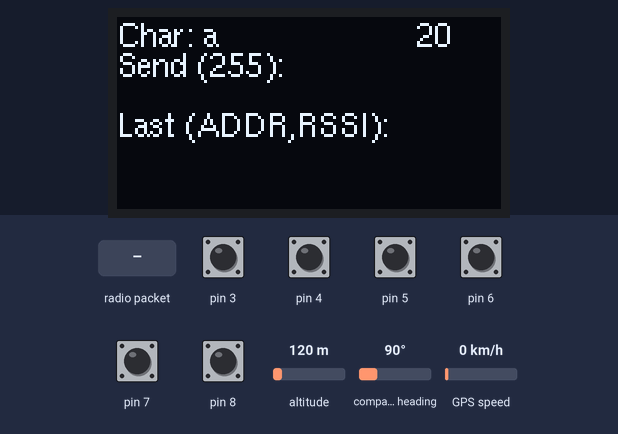
A sketch run on a simulated Arduino Uno, built with avr-gcc and run on an emulated ATmega328P. Parts: 128×64 one-colour display. The inputs (shaded band) are chosen by the test bench; at power-on: pin 3–8 HIGH, altitude 120 m, compass heading 90°, GPS speed 0 km/h. The GPS gets a fix after 3 s at 37.7749, -122.4194 with 8 satellites; no radio packets arrive unless stated; what the sketch prints to the serial monitor is not drawn.

Above: at 1.2 s.
1.3 s: radio packet "1" arrives
At 2.4 s:
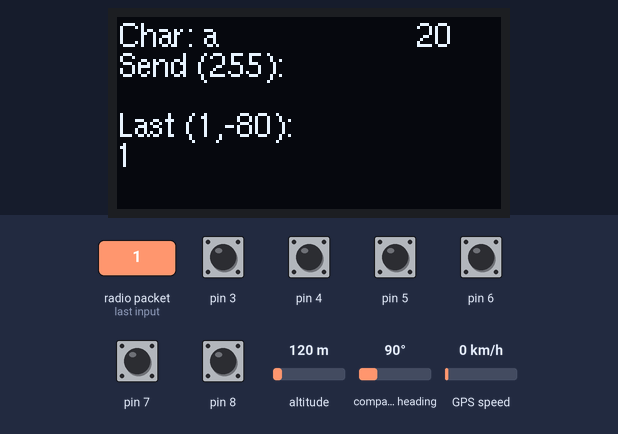
3.3 s: pin 8 pulled LOW for 1 s
At 3.79 s:
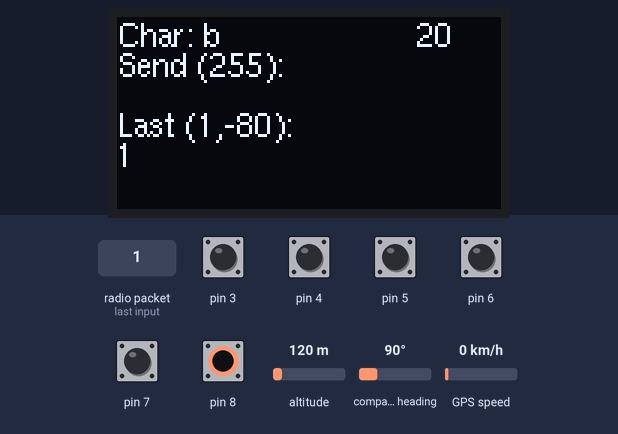
5.8 s: pin 6 pulled LOW for 0.15 s
At 7.1 s:
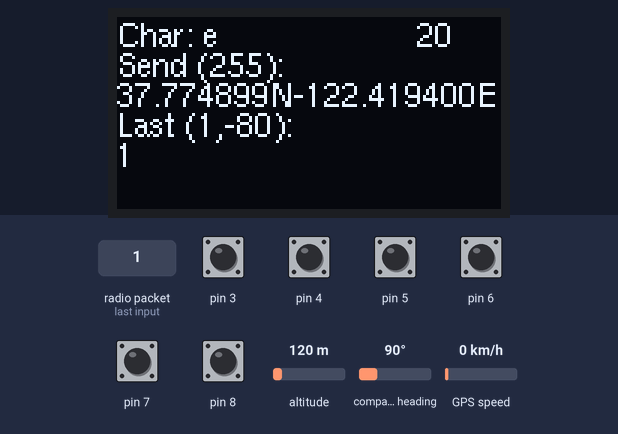
7.7 s: pin 4 pulled LOW for 1 s
10.3 s: pin 4 pulled LOW for 1 s
At 11.2 s:
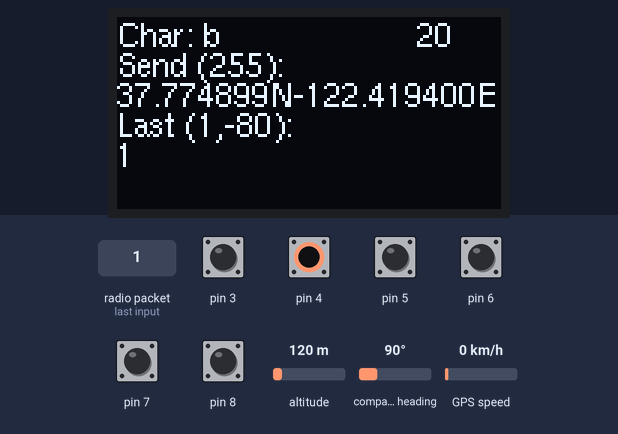
12.9 s: pin 3 pulled LOW for 0.15 s
At 13.8 s:
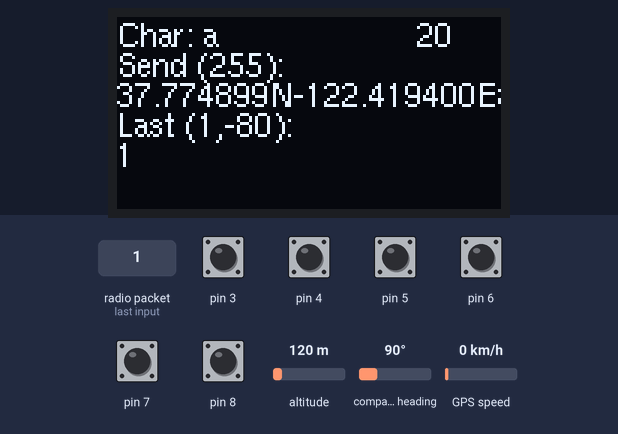
Timing chart, 0 to 15.6 s (numbered marks = the images above; inputs shaded):
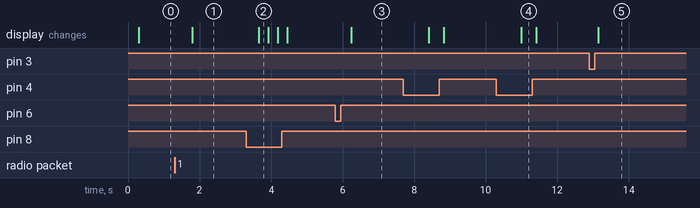

Measured:
- after the input at 1.3 s, the display: changes after 0.50 s (image 1)
- after the input at 3.3 s, the display: changes after 0.36 s (image 2)
- after the input at 5.8 s, the display: changes after 0.44 s (image 3)
- after the input at 10.3 s, the display: changes after 0.69 s (image 4)
- after the input at 12.9 s, the display: changes after 0.25 s (image 5)

The sketch:

Main_RFM69HCW_wDHT.ino
```cpp
#include <SPI.h>
#include <RH_RF69.h>
#include <RHReliableDatagram.h>

#include <Wire.h>
#include <U8glib.h>

#include <SoftwareSerial.h>
#include <TinyGPSPlus.h>

#define DEBOUNCE_TIME 250

#define SERIAL_GPS_RX 9
#define SERIAL_GPS_TX 10
#define GPS_BAUD 9600

// Change to 434.0 or other frequency, must match RX's freq!
#define RF69_FREQ 434.0
// Where to send packets to!
#define DEST_ADDRESS   255
// change addresses for each client board, any number :)
#define MY_ADDRESS     20
// Pinouts
#define RFM69_CS      A3
#define RFM69_RST     A2
#define RFM69_IRQ     2

// Singleton instance of the radio driver
RH_RF69 rf69(RFM69_CS, RFM69_IRQ);

// Class to manage message delivery and receipt, using the driver declared above
RHReliableDatagram rf69_manager(rf69, MY_ADDRESS);

U8GLIB_SH1106_128X64 u8g(U8G_I2C_OPT_DEV_0 | U8G_I2C_OPT_FAST);

SoftwareSerial serial_GPS(SERIAL_GPS_RX, SERIAL_GPS_TX);
TinyGPSPlus gps;

//////////////// DHT ////////////////////
#include <DHT.h>
#define DHTPIN A0
#define DHTTYPE DHT22
DHT dht(DHTPIN, DHTTYPE);
// DHT Calibration
float humidity_scale = 0.9375; // SLOPE
float humidity_offset = 2.3125; // OFFSET
/////////////////////////////////////////

char chars[37] = {'a', 'b', 'c', 'd', 'e',
                  'f', 'g', 'h', 'i', 'j',
                  'k', 'l', 'm', 'n', 'o',
                  'p', 'q', 'r', 's', 't',
                  'u', 'v', 'w', 'x', 'y', 'z',
                  '1', '2', '3', '4', '5', '6', '7', '8', '9', '0', ' '
                 };

uint8_t char_counter = 0;
String will_send_msg = "";
String last_received_from = "ADDR";
String last_received_msg_prev = "";
String last_received_msg = "";
String last_RSSI = "RSSI";

bool is_gps = false;

int get_dht_temp() {
  int t = dht.readTemperature();
  if (isnan(t))
  {
    Serial.println(F("Failed to read from DHT sensor!"));
    return;
  }
  return t;
}

int get_dht_humid() {
  int h = dht.readHumidity();
  if (isnan(h))
  {
    Serial.println(F("Failed to read from DHT sensor!"));
    return;
  }
  return (h * humidity_scale + humidity_offset);
}

void do_receive(int packetsize) {
  uint8_t buf[packetsize];
  if (rf69_manager.available())
  {
    // Wait for a message addressed to us from the client
    uint8_t len = sizeof(buf);
    uint8_t from;
    if (rf69_manager.recvfromAck(buf, &len, &from)) {
      buf[len] = 0; // zero out remaining string
      Serial.println("Got packet from #" + String(from));
      Serial.println("RSSI: " + String(rf69.lastRssi()));
      Serial.println("Message: " + String((char*)buf));

      // if message is for this device, or broadcast, print details:
      last_received_from = String(from);
      last_received_msg_prev = last_received_msg;
      last_received_msg = String((char*)buf);
      last_RSSI = String(rf69.lastRssi());
    }
  }
}

void do_transmit(String message, int packetsize) {
  // convert string to char array
  char radiopacket[packetsize];
  message.toCharArray(radiopacket, packetsize);
  Serial.println("Sending: " + String(radiopacket));
  // Send a message to the DESTINATION!
  if (rf69_manager.sendtoWait((uint8_t *)radiopacket, strlen(radiopacket), DEST_ADDRESS)) {
    Serial.println(F("Sent"));
  }
}

void reset_message()
{
  is_gps = false;
  will_send_msg = "";
}

void accept_char()
{
  static unsigned long last_interrupt_time = 0;
  unsigned long interrupt_time = millis();
  if (interrupt_time - last_interrupt_time > DEBOUNCE_TIME)
  {
    will_send_msg += chars[char_counter];
  }
  last_interrupt_time = interrupt_time;
}

void backward_char()
{
  static unsigned long last_interrupt_time = 0;
  unsigned long interrupt_time = millis();
  if (interrupt_time - last_interrupt_time > DEBOUNCE_TIME)
  {
    if (char_counter > 0)
    {
      char_counter -= 1;
    }
    else
      char_counter = sizeof(chars) / sizeof(chars[0]) - 1;
    last_interrupt_time = interrupt_time;
  }
}

void forward_char()
{
  static unsigned long last_interrupt_time = 0;
  unsigned long interrupt_time = millis();
  if (interrupt_time - last_interrupt_time > DEBOUNCE_TIME)
  {
    if (char_counter < sizeof(chars) / sizeof(chars[0]) - 1)
    {
      char_counter += 1;
    }
    else
      char_counter = 0;
    last_interrupt_time = interrupt_time;
  }
}

void send_message()
{
  if (will_send_msg != "")
  {
    if (is_gps) {
      will_send_msg = will_send_msg;
      is_gps = false;
    } else
    {
      will_send_msg = String(get_dht_temp()) + "," + String(get_dht_humid()) + "," + will_send_msg;
    }
    do_transmit(will_send_msg, 30);
    will_send_msg = ""; // reset message
  }
}

void get_gps()
{
  while (serial_GPS.available() > 0)
  {
    if (gps.encode(serial_GPS.read()))
    {
      if (gps.location.isValid())
      {
        is_gps = true;
        will_send_msg = String(gps.location.lat(), 6) + "N" +
                        String(gps.location.lng(), 6) + "E";
        show_display();
      }
      else
      {
        Serial.println(F("INVALID"));
      }
    }
  }
}

void show_display()
{
  u8g.firstPage();
  do
  {
    u8g.setFont(u8g_font_helvR08);

    u8g.setPrintPos(0, 10);
    u8g.print(F("Char: "));
    u8g.print(chars[char_counter]);

    u8g.setPrintPos(100, 10);
    u8g.print(String(MY_ADDRESS));

    u8g.setPrintPos(0, 20);
    u8g.print(F("Send ("));
    u8g.print(String(DEST_ADDRESS));
    u8g.print(F("):"));

    u8g.setPrintPos(0, 30);
    u8g.print(will_send_msg);

    u8g.setPrintPos(0, 40);
    u8g.print(F("Last ("));
    u8g.print(last_received_from);
    u8g.print(F(","));
    u8g.print(last_RSSI);
    u8g.print(F("):"));

    u8g.setPrintPos(0, 50);
    u8g.print(last_received_msg);

    u8g.setPrintPos(0, 60);
    u8g.print(last_received_msg_prev);
  } while (u8g.nextPage());
  u8g.nextPage();
}

void setup()
{
  // Serial Monitor
  Serial.begin(9600);

  // GPS
  serial_GPS.begin(GPS_BAUD);

  // Pinmode
  pinMode(3, INPUT_PULLUP);
  pinMode(4, INPUT_PULLUP);
  pinMode(5, INPUT_PULLUP);
  pinMode(6, INPUT_PULLUP);
  pinMode(7, INPUT_PULLUP);
  pinMode(8, INPUT_PULLUP);
  attachInterrupt(digitalPinToInterrupt(3), accept_char, RISING);


  // RF69 ////////////////////////////////////////////////////////////////////////////////////////////////

  // set reset
  pinMode(RFM69_RST, OUTPUT);
  digitalWrite(RFM69_RST, LOW);

  // manual reset
  digitalWrite(RFM69_RST, HIGH);
  delay(10);
  digitalWrite(RFM69_RST, LOW);
  delay(10);

  // init RF69
  if (!rf69_manager.init()) {
    Serial.println(F("RFM69 radio init failed"));
    while (1);
  } else Serial.println(F("RFM69 radio init OK!"));

  // Defaults after init are 434.0MHz, modulation GFSK_Rb250Fd250, +13dbM (for low power module)
  if (!rf69.setFrequency(RF69_FREQ)) {
    Serial.println(F("setFrequency failed"));
  }

  // If you are using a high power RF69 eg RFM69HW, you *must* set a Tx power with the
  // ishighpowermodule flag set like this:
  rf69.setTxPower(20, true);  // range from 14-20 for power, 2nd arg must be true for 69HCW

  // print details
  Serial.println("RFM69 radio @" + String((int)RF69_FREQ) + String(" MHz"));

  /////////////////////////////////////////////////////////////////////////////////////////////////////////

  // DHT Begin
  dht.begin();
}

void loop()
{
  if (digitalRead(4) == LOW)
  {
    backward_char();
  }
  else if (digitalRead(5) == LOW)
  {
    reset_message();
  }
  else if (digitalRead(6) == LOW)
  {
    get_gps();
  }
  else if (digitalRead(7) == LOW)
  {
    send_message();
  }
  else if (digitalRead(8) == LOW)
  {
    forward_char();
  }

  if (digitalRead(6) != LOW)
  {
    show_display();
  }

  do_receive(30);
}
```
